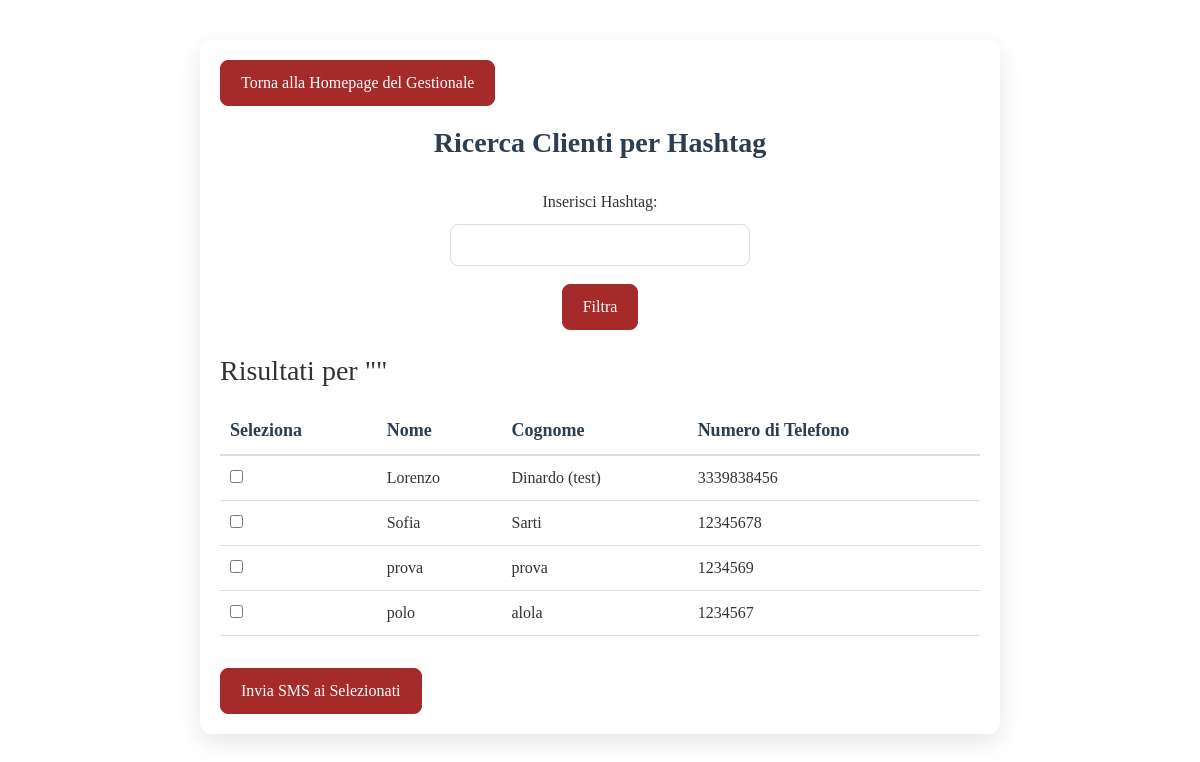
/gestionale/clienti/ricerca/ (signed in), run on an earlier commit of the app's database.
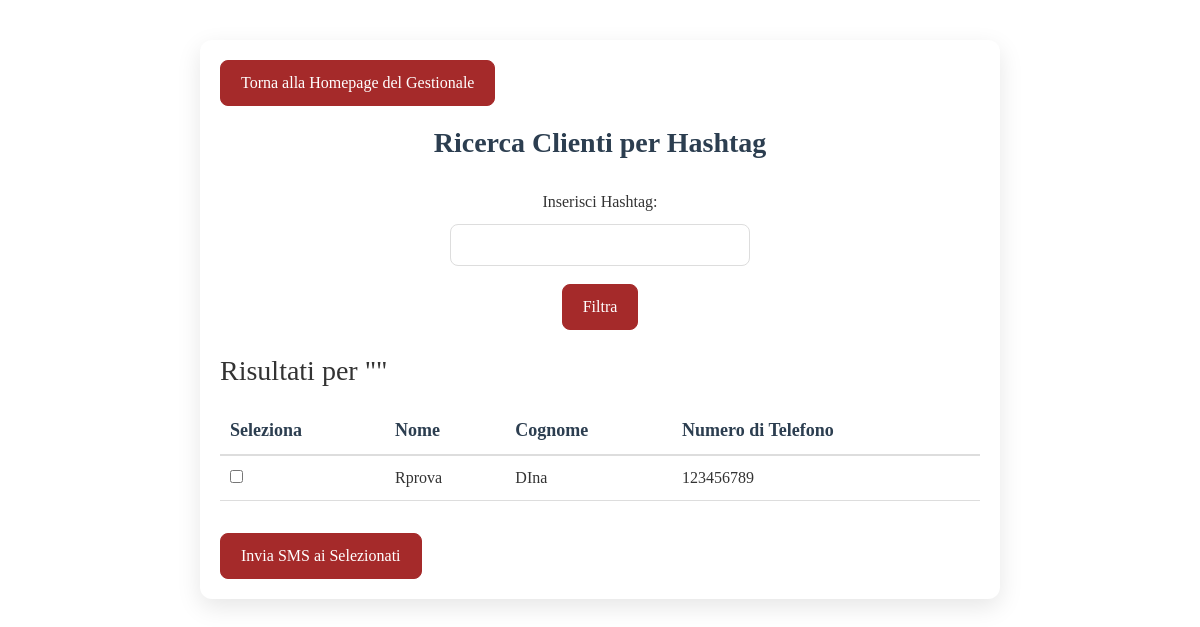
And on a later commit of the database.
### gestionale/models.py (models this page shows, shortened)
class Customer(models.Model):
    first_name = models.CharField(max_length=100)
    last_name = models.CharField(max_length=100)
    phone_number = models.CharField(max_length=20)
    hashtag = models.CharField(max_length=100, blank=True, null=True, default="")
    numero_prenotazioni = models.IntegerField(default=0)

### gestionale/views.py (the view)
# urls.py: path('clienti/ricerca/', views.search_customers_by_hashtag, name='search_customers_by_hashtag'),
@login_required
def search_customers_by_hashtag(request):
    hashtag_query = request.GET.get('hashtag', '').strip()
    if hashtag_query:
        customers = Customer.objects.filter(hashtag__icontains=hashtag_query)
    else:
        customers = Customer.objects.all()
    hashtags = (
        Customer.objects
        .exclude(hashtag="")
        .values_list('hashtag', flat=True)
    )
    unique_hashtags = set(tag.strip() for tags in hashtags for tag in tags.split(',') if tag.strip())
    return render(request, 'gestionale/search_customers.html', {
        'customers': customers,
        'hashtag_query': hashtag_query,
        'unique_hashtags': unique_hashtags,
    })

### gestionale/templates/gestionale/search_customers.html (shortened to what this page needs)
{% extends "base.html" %}
{% load static %}
{% block css_files %}
    <link rel="stylesheet" href="{% static 'gestionale/shared.css' %}">
{% endblock %}
{% block content %}
<div class="reservation-container">
    <a href="{% url 'gestionale:gestionale' %}" class="back-to-home">Torna alla Homepage del Gestionale</a>
    <h2>Ricerca Clienti per Hashtag</h2>
    <form method="get" action="{% url 'gestionale:search_customers_by_hashtag' %}" class="date-selector-form">
        <label for="hashtag">Inserisci Hashtag:</label>
        <input type="text" id="hashtag" name="hashtag" value="{{ hashtag_query }}" class="form-control" list="suggested-hashtags" />
        <button type="submit" class="nav-button mt-2">Filtra</button>
    </form>
    {% if customers %}
        <form method="post" action="{% url 'gestionale:send_sms' %}">
            <h3 class="mt-4">Risultati per "{{ hashtag_query|default_if_none:'tutti i clienti' }}"</h3>
            <div class="reservation-list">
                <table class="table">
                    <thead>
                        <tr>
                            <th>Seleziona</th>
                            <th>Nome</th>
                            <th>Cognome</th>
                            <th>Numero di Telefono</th>
                        </tr>
                    </thead>
                    <tbody>
                        {% for customer in customers %}
                            <tr>
                                <td>
                                    <input type="checkbox" name="selected_customers" value="{{ customer.id }}">
                                </td>
                                <td>{{ customer.first_name }}</td>
                                <td>{{ customer.last_name }}</td>
                                <td>{{ customer.phone_number }}</td>
                            </tr>
                        {% endfor %}
                    </tbody>
                </table>
            </div>
            <button type="submit" class="nav-button mt-3">Invia SMS ai Selezionati</button>
        </form>
    {% else %}
        <p class="no-reservation mt-4">Nessun cliente trovato.</p>
    {% endif %}
</div>
{% endblock %}

What changed in the data, as far as the page shows it:
removed Customer: first_name "Lorenzo", last_name "Dinardo (test)", phone_number "3339838456"
removed Customer: first_name "Sofia", last_name "Sarti", phone_number "12345678"
removed Customer: first_name "prova", last_name "prova", phone_number "1234569"
removed Customer: first_name "polo", last_name "alola", phone_number "1234567"
added Customer: first_name "Rprova", last_name "DIna", phone_number "123456789"
